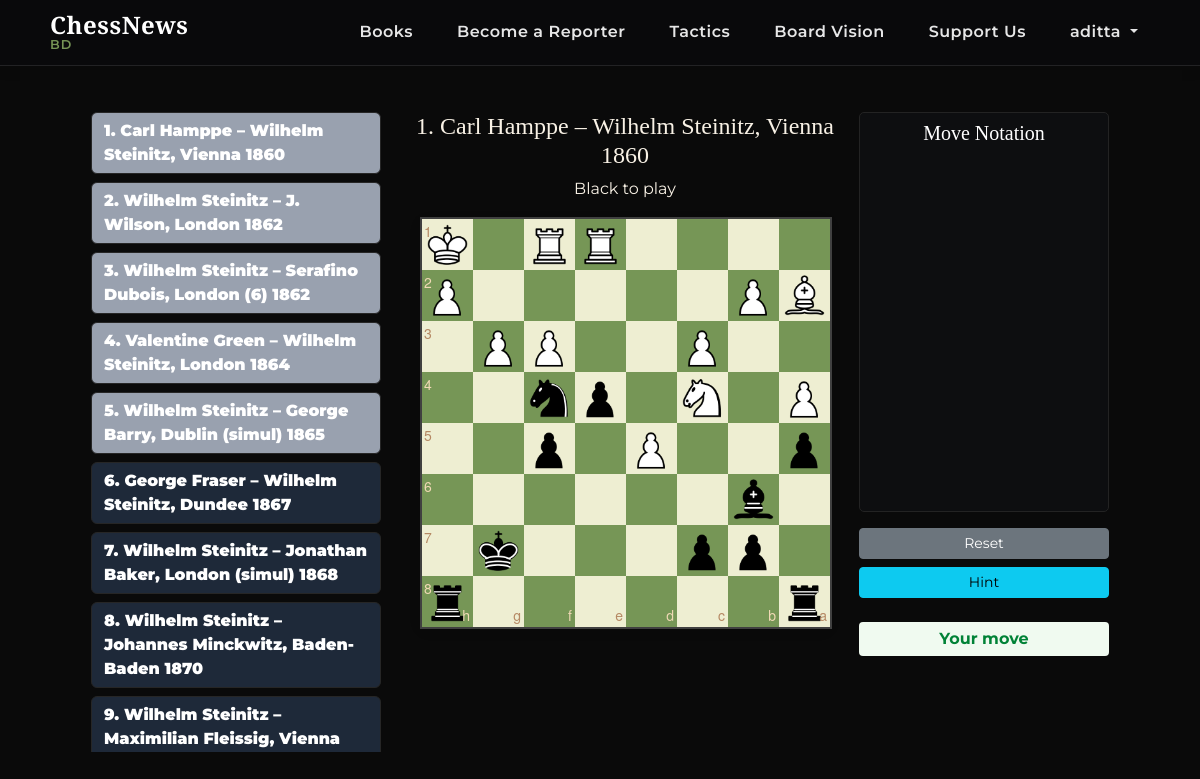
Screenshot of /puzzles/ (signed in) with the database file from the repository.
### news/models.py (models this page shows, shortened)
class Puzzle(models.Model):
    TURN_CHOICES = [
        ('w', 'White to play'),
        ('b', 'Black to play')
    ]
    title = models.CharField(max_length=100)
    fen = models.CharField(max_length=100)
    turn = models.CharField(max_length=1, choices=TURN_CHOICES, default='w')
    solution = models.TextField(
        help_text="Moves in SAN, like 'Rxh2+ Kxh2 Rh8#'",
        validators=[chess_move_validator]
    )
    difficulty = models.CharField(max_length=10, choices=[
        ('easy', 'Easy'), ('medium', 'Medium'), ('hard', 'Hard')
    ])
    quote = models.ForeignKey(
        'Quote',
        on_delete=models.SET_NULL,
        null=True,
        blank=True,
    )
    created_at = models.DateTimeField(auto_now_add=True)

### news/views.py (the view)
# urls.py: path('puzzles/', views.puzzle_list, name='puzzle_list'),
def puzzle_list(request):
    if not request.user.is_authenticated:
        return redirect('login')
    if not hasattr(request.user, 'userprofile') or not request.user.userprofile.is_premium:
        return redirect('buy_premium')  # Name of your premium purchase view or page
    puzzles = Puzzle.objects.order_by('id')
    solved_ids = PuzzleSolve.objects.filter(user=request.user).values_list('solve_puzzle_id', flat=True)
    return render(request, 'news/puzzles.html', {
        'puzzles': puzzles,
        'solved_ids': list(solved_ids),
    })

### news/templates/news/puzzles.html (shortened to what this page needs)
{% extends 'news/base.html' %}
{% load static %}
{% block content %}
<link rel="stylesheet" href="{% static 'chessboardjs-1.0.0/css/chessboard-1.0.0.min.css' %}">
<div id="main-layout" class="d-flex justify-content-center gap-4 flex-wrap">
  <div id="puzzle-list" style="width: 300px; max-height: 80vh; overflow-y: auto;">
    {% for puzzle in puzzles %}
    {% if puzzle.id in solved_ids and request.user.is_authenticated %}
    <button class="puzzle-btn btn solved-puzzle mb-2 w-100" data-fen="{{ puzzle.fen }}"
      data-solution="{{ puzzle.solution }}" data-title="{{ puzzle.title }}" data-turn="{{ puzzle.turn }}"
      data-index="{{ forloop.counter0 }}" data-puzzle-id="{{ puzzle.id }}" >
      <strong class="text-white">{{ puzzle.title }}</strong><br>
    </button>
    {% else %}
    <button class="puzzle-btn btn unsolved-puzzle mb-2 w-100" data-fen="{{ puzzle.fen }}"
      data-solution="{{ puzzle.solution }}" data-title="{{ puzzle.title }}" data-turn="{{ puzzle.turn }}"
      data-index="{{ forloop.counter0 }}" data-puzzle-id="{{ puzzle.id }}" >
      <strong class="text-white">{{ puzzle.title }}</strong><br>
    </button>
    {% endif %}
    {% empty %}
    <div class="alert alert-info">No puzzles available yet.</div>
    {% endfor %}
  </div>
  <div style="width: 420px;">
    <div class="puzzle-info mb-3 text-center">
      <h4 id="puzzle-title">Select a puzzle</h4>
      <p id="puzzle-turn"></p>
    </div>
    <div id="board" class="mx-auto"></div>
  </div>
  <div style="width: 250px;">
    <div id="notation-box" class="mb-3 p-2" style="max-height: 50vh; overflow-y: auto;">
      <h5 class="text-center text-white">Move Notation</h5>
    </div>
    <div class="d-flex flex-column gap-2">
      <button id="reset-btn" class="btn btn-secondary btn-sm w-100">Reset</button>
      <button id="hint-btn" class="btn btn-info btn-sm w-100">Hint</button>
      <div id="puzzle-status" class="text-center mt-3 d-none"></div>
    </div>
  </div>
</div>
{% endblock %}

### news/templates/news/base.html (shortened to what this page needs)
<!DOCTYPE html>
<html lang="en">
<head>
    <link href="https://cdn.jsdelivr.net/npm/bootstrap@5.3.0/dist/css/bootstrap.min.css" rel="stylesheet">
    <link rel="stylesheet" href="https://cdn.jsdelivr.net/npm/bootstrap-icons@1.10.0/font/bootstrap-icons.css">
</head>
<body>
    <nav class="navbar navbar-expand-lg navbar-dark mb-3 py-2">
        <div class="container">
            <a class="navbar-brand d-flex align-items-center" href="{% url 'home' %}">
                <span class="logo-text">
                    <span class="logo-main">ChessNews</span>
                    <span class="logo-sub">BD</span>
                </span>
            </a>
            <div class="collapse navbar-collapse" id="navbarNav">
                <ul class="navbar-nav ms-auto">
                    <li class="nav-item mx-1">
                        <a class="nav-link position-relative px-3" href="{% url 'book_list' %}">
                            Books
                        </a>
                    </li>
                    <li class="nav-item mx-1">
                        <a class="nav-link position-relative px-3" href="https://forms.gle/sAHhdspNvG9p1YRU7"
                            target="_blank">
                            Become a Reporter
                        </a>
                    </li>
                    <li class="nav-item mx-1">
                        <a class="nav-link position-relative px-3" href="{% url 'puzzle_list' %}">
                            Tactics
                        </a>
                    </li>
                    <li class="nav-item mx-1">
                        <a class="nav-link position-relative px-3" href="{% url 'find_the_square' %}">
                            Board Vision
                        </a>
                    </li>
                    <li class="nav-item mx-1">
                        <a class="nav-link position-relative px-3" href="#" data-bs-toggle="modal"
                            data-bs-target="#qrSupportModal">
                            Support Us
                        </a>
                    </li>
                    {% if user.is_authenticated %}
                    <li class="nav-item dropdown mx-1">
                        <a class="nav-link dropdown-toggle px-3" href="#" id="userDropdown" role="button"
                            data-bs-toggle="dropdown" aria-expanded="false">
                             {{ user.username }}
                        </a>
                    </li>
                    {% endif %}
                </ul>
            </div>
        </div>
    </nav>
    <div class="container content">
        {% block content %}{% endblock %}
    </div>
    {% load static %}
</body>
</html>

### news/templates/news/base.html (style rules this page uses)
:root { --chess-dark: oklch(14.5% 0 0); --navbar-color: #09090b; --chess-light: #f8f1e5; --chess-primary: #779556; --chess-secondary: #ebecd0; --chess-accent: #b58863; --chess-red: #c84b4b; --dark-gray: #2a2a2a; --slate-gray: #4b4b4b; --light-gray: #a3a3a3; --warm-accent: #d76a6a; --cool-accent: #6aa8d7; --warm-orange: #d87a2a; --cool-teal: #2aa6a6; --card-color: oklch(27.8% .033 256.848); --color-gray-400: oklch(70.7% .022 261.325); --border: oklch(26.9% 0 0); --status: oklch(52.7% .154 150.069); --box: #232323; --move: #ebebeb; --move-hover: #b9b9b9; --move-active: #292b32b3; --notation-box: #0f1013b3; }
html, body { height: 100%; font-family: 'Montserrat', sans-serif; }
body { display: flex; flex-direction: column; background-color: var(--chess-dark); }
.content { flex: 1 0 auto; }
.navbar { background: var(--navbar-color) !important; box-shadow: 0 4px 12px rgba(0, 0, 0, 0.1); border-bottom: 1px solid rgba(255, 255, 255, 0.1); }
.navbar-brand .logo-text { display: flex; flex-direction: column; line-height: 1; }
.navbar-brand .logo-main { font-family: 'Playfair Display', serif; font-weight: 700; font-size: 1.5rem; letter-spacing: 0.5px; }
.navbar-brand .logo-sub { font-family: 'Montserrat', sans-serif; font-size: 0.8rem; font-weight: 600; letter-spacing: 1px; margin-top: 2px; color: var(--chess-primary); }
.nav-link { font-weight: 600; letter-spacing: 0.5px; transition: all 0.3s ease; position: relative; color: rgba(255, 255, 255, 0.9) !important; }
h1, h2, h3, h4, h5, h6 { font-family: 'Playfair Display', serif; }
#main-layout { display: grid; grid-template-columns: 300px 400px 300px; gap: 20px; margin-top: 30px; justify-content: center; }
#puzzle-list { height: 80vh; overflow-y: auto; padding-right: 10px; }
.puzzle-btn { width: 100%; margin-bottom: 10px; font-weight: 600; text-align: left; white-space: normal; }
#board { width: 410px; height: 410px; margin: 0 auto; box-shadow: 0 4px 12px rgba(0, 0, 0, 0.1); border-radius: 8px; }
.puzzle-info { text-align: center; margin-bottom: 20px; color: var(--chess-light); }
#puzzle-status { font-weight: bold; margin: 10px 0; min-height: 24px; padding: 5px; border-radius: 4px; color: var(--status); background-color: #f0faf0; }
.info { color: #17a2b8; background-color: #e6f9ff; }
#notation-box { height: 80vh; overflow-y: auto; border: 1px solid var(--box); border-radius: 5px; padding: 10px; background-color: var(--notation-box); }
.solved-puzzle { background-color: var(--color-gray-400) !important; border-color: var(--border) !important; }
.unsolved-puzzle { background-color: var(--card-color) !important; border-color: var(--border) !important; }

### rows the page displays
Puzzle: title "1. Carl Hamppe – Wilhelm Steinitz, Vienna 1860"
Puzzle: title "2. Wilhelm Steinitz – J. Wilson, London 1862"
Puzzle: title "3. Wilhelm Steinitz – Serafino Dubois, London (6) 1862"
Puzzle: title "4. Valentine Green – Wilhelm Steinitz, London 1864"
Puzzle: title "5. Wilhelm Steinitz – George Barry, Dublin (simul) 1865"
Puzzle: title "6. George Fraser – Wilhelm Steinitz, Dundee 1867"
Puzzle: title "7. Wilhelm Steinitz – Jonathan Baker, London (simul) 1868"
Puzzle: title "8. Wilhelm Steinitz – Johannes Minckwitz, Baden-Baden 1870"
Puzzle: title "9. Wilhelm Steinitz – Maximilian Fleissig, Vienna…"

### other values shown
{{ user.username }} "aditta"
